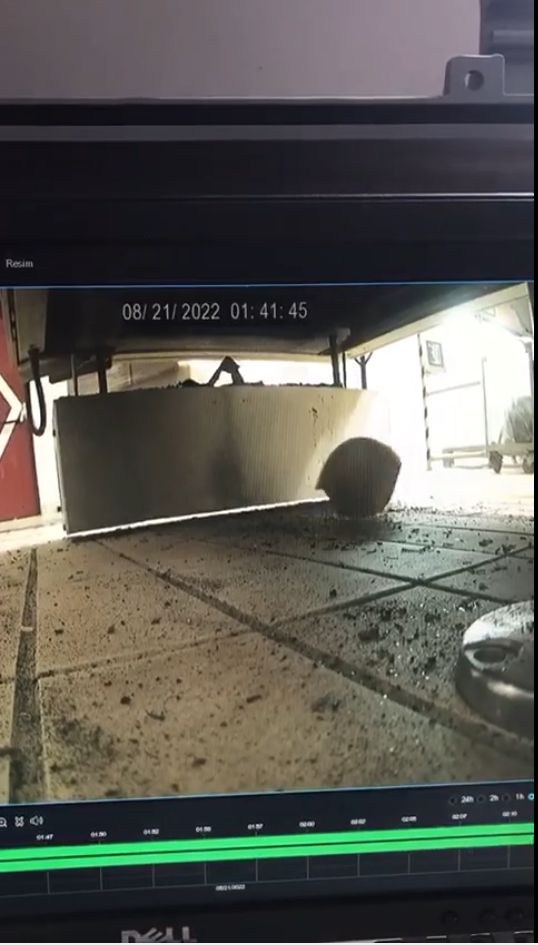
#> input picture img.PNG, 538 x 945 px
$ jupyter execute --allow-errors try.ipynb
#> lines starting #> are read from the running program, lines starting #| are printed output that depends on the picture
[cell 1]
import cv2
import matplotlib.pyplot as plt

import numpy as np
import math

[cell 2]
image = cv2.imread("img.PNG",0)
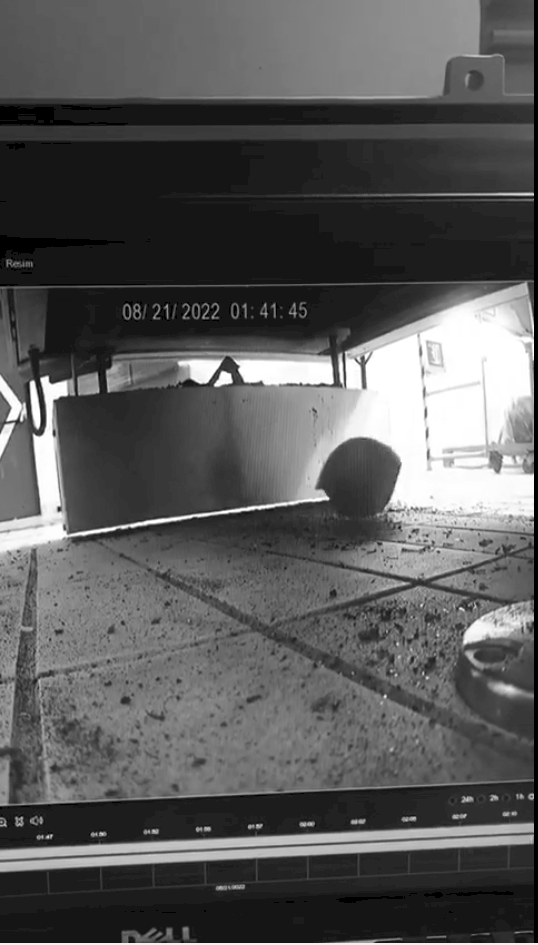
#> image: shape (945, 538); min 0, max 255, mean 88.7
plt.imshow(cv2.cvtColor(image, cv2.COLOR_BGR2RGB))
plt.show()

[cell 3]
def  point_transform(frame):
    #corner of the license plate that we wanna get perspective
    #pt1 = left upper, pt2 = right upper, pt2 = left bottom, pt3 = right bottom
    pt1, pt2, pt3, pt4 = [0,350], [538,300],[10,650],[538,600]
    xf =  abs(pt2[0] - pt1[0])
    yf = abs(pt2[1] - pt1[1])
    width = int(math.sqrt(xf**2 + yf**2))

    x1f =  abs(pt3[1] - pt1[1])
    y1f = abs(pt3[0] - pt1[0])
    height = int(math.sqrt(x1f**2 + y1f**2))

    pts1 = np.float32([pt1, pt2, pt3, pt4])
    pts2 = np.float32([[0,0], [width,0], [0,height], [width, height]])
    matrix = cv2.getPerspectiveTransform(pts1,pts2)
    imgoutput = cv2.warpPerspective(image, matrix,(width,height))
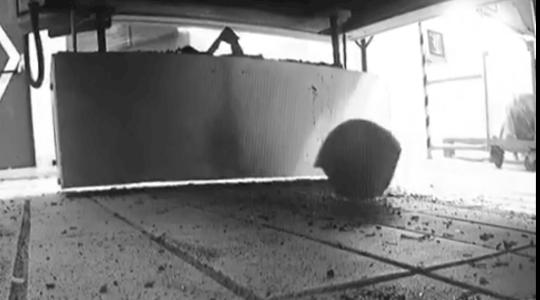
#> imgoutput: shape (300, 540); min 0, max 255, mean 130.3

    return imgoutput

[cell 4]
cropped = point_transform(image)
plt.imshow(cv2.cvtColor(cropped,cv2.COLOR_BGR2RGB))
plt.show()

[cell 5]
thresh = cv2.threshold(cropped, 255, 100, cv2.THRESH_TOZERO_INV)[1]
plt.imshow(thresh)
plt.show()

[cell 6]
plt.imshow(cv2.cvtColor(thresh,cv2.COLOR_BGR2RGB))
plt.show()

[cell 7]
import cv2
import numpy as np
import matplotlib.pyplot as plt

#image = cv2.imread('data/balls.jpg')
#output = image.copy()
image = cropped
height, width = image.shape[:2]
#> height = 300; width = 540
maxRadius = int(1.1*(width/12)/2)
#> maxRadius = 24
minRadius = int(0.9*(width/12)/2)
#> minRadius = 20

#> (the rest of this cell did not finish here and is left out)
